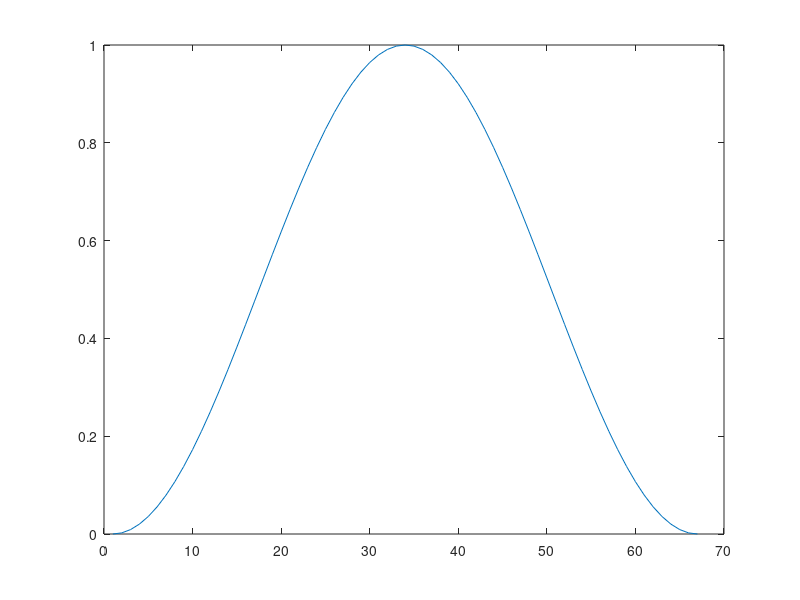

This figure's MATLAB source:

%% from Chaigne and Askenfelt II
SR = 44.1e3;
tr = [1.5e-3, 2.5e-3]; % milliseconds, time range
fr = [10 40];    % force range, Newtons.
vs = [1 127];    % range of velocities

%% Creating force profile, the softer the force, the longer the time
v = 1;
newtons = (fr(2)-fr(1))*(v-1)/(vs(2)-vs(1)) + fr(1)
dur = floor((((tr(2)-tr(1))*(newtons - fr(1))/(fr(2) - fr(1)))+tr(1))*SR);                 % duration in samples
tn = 0:1:(dur);                 % time vector in samples

rc = (1-cos(2*pi*(tn/dur)))*.5; %% raised cosine

plot(rc)

%%% scaling one range to another
%% f(x) = (b-a)(x-min)/(max-min) + a
